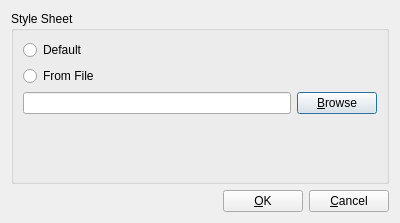
<ui version="4.0" >
 <class>StyleSheetDialog</class>
 <widget class="QDialog" name="StyleSheetDialog" >
  <property name="geometry" >
   <rect>
    <x>0</x>
    <y>0</y>
    <width>400</width>
    <height>223</height>
   </rect>
  </property>
  <property name="windowTitle" >
   <string>Select Browser Style Sheet</string>
  </property>
  <layout class="QVBoxLayout" >
   <item>
    <widget class="QGroupBox" name="groupBox" >
     <property name="title" >
      <string>Style Sheet</string>
     </property>
     <layout class="QVBoxLayout" >
      <item>
       <widget class="QRadioButton" name="defaultButton_" >
        <property name="text" >
         <string>Default</string>
        </property>
       </widget>
      </item>
      <item>
       <layout class="QGridLayout" >
        <item row="0" column="0" colspan="2" >
         <widget class="QRadioButton" name="fileButton_" >
          <property name="text" >
           <string>From File</string>
          </property>
         </widget>
        </item>
        <item row="1" column="0" >
         <widget class="QLineEdit" name="pathEdit_" />
        </item>
        <item row="1" column="1" >
         <widget class="QPushButton" name="browseButton_" >
          <property name="text" >
           <string>&amp;Browse</string>
          </property>
         </widget>
        </item>
       </layout>
      </item>
      <item>
       <spacer>
        <property name="orientation" >
         <enum>Qt::Vertical</enum>
        </property>
        <property name="sizeHint" >
         <size>
          <width>20</width>
          <height>40</height>
         </size>
        </property>
       </spacer>
      </item>
     </layout>
    </widget>
   </item>
   <item>
    <layout class="QHBoxLayout" >
     <item>
      <spacer>
       <property name="orientation" >
        <enum>Qt::Horizontal</enum>
       </property>
       <property name="sizeHint" >
        <size>
         <width>40</width>
         <height>20</height>
        </size>
       </property>
      </spacer>
     </item>
     <item>
      <widget class="QPushButton" name="okButton_" >
       <property name="text" >
        <string>&amp;OK</string>
       </property>
      </widget>
     </item>
     <item>
      <widget class="QPushButton" name="cancelButton_" >
       <property name="text" >
        <string>&amp;Cancel</string>
       </property>
      </widget>
     </item>
    </layout>
   </item>
  </layout>
 </widget>
 <resources/>
 <connections>
  <connection>
   <sender>okButton_</sender>
   <signal>clicked()</signal>
   <receiver>StyleSheetDialog</receiver>
   <slot>accept()</slot>
   <hints>
    <hint type="sourcelabel" >
     <x>251</x>
     <y>200</y>
    </hint>
    <hint type="destinationlabel" >
     <x>196</x>
     <y>200</y>
    </hint>
   </hints>
  </connection>
  <connection>
   <sender>cancelButton_</sender>
   <signal>clicked()</signal>
   <receiver>StyleSheetDialog</receiver>
   <slot>reject()</slot>
   <hints>
    <hint type="sourcelabel" >
     <x>325</x>
     <y>194</y>
    </hint>
    <hint type="destinationlabel" >
     <x>310</x>
     <y>185</y>
    </hint>
   </hints>
  </connection>
  <connection>
   <sender>fileButton_</sender>
   <signal>toggled(bool)</signal>
   <receiver>pathEdit_</receiver>
   <slot>setEnabled(bool)</slot>
   <hints>
    <hint type="sourcelabel" >
     <x>93</x>
     <y>74</y>
    </hint>
    <hint type="destinationlabel" >
     <x>95</x>
     <y>102</y>
    </hint>
   </hints>
  </connection>
  <connection>
   <sender>fileButton_</sender>
   <signal>toggled(bool)</signal>
   <receiver>browseButton_</receiver>
   <slot>setEnabled(bool)</slot>
   <hints>
    <hint type="sourcelabel" >
     <x>131</x>
     <y>71</y>
    </hint>
    <hint type="destinationlabel" >
     <x>320</x>
     <y>105</y>
    </hint>
   </hints>
  </connection>
 </connections>
</ui>
